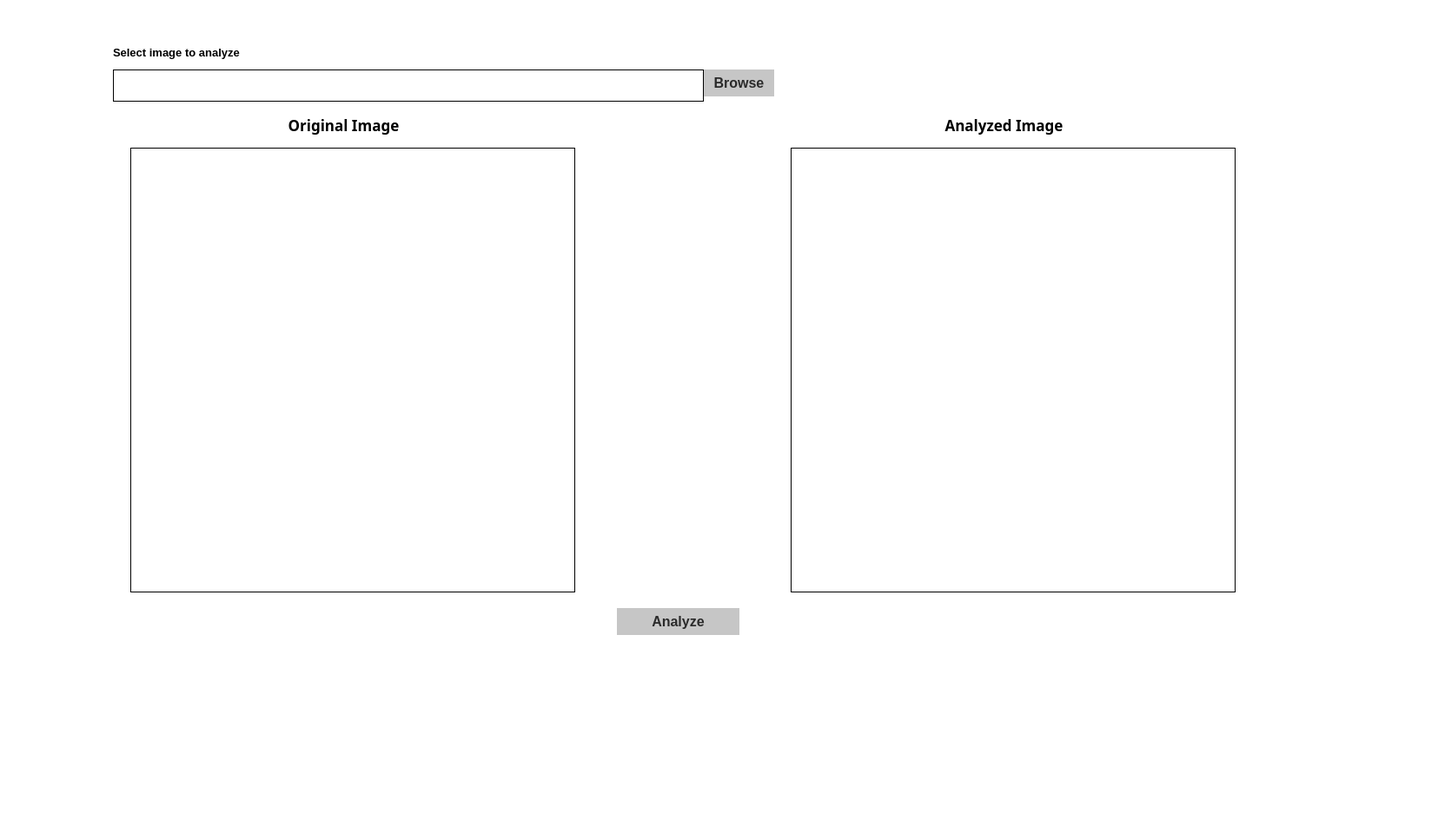
<?xml version="1.0" encoding="UTF-8"?>
<ui version="4.0">
 <class>MainWindow</class>
 <widget class="QMainWindow" name="MainWindow">
  <property name="geometry">
   <rect>
    <x>0</x>
    <y>0</y>
    <width>1655</width>
    <height>967</height>
   </rect>
  </property>
  <property name="minimumSize">
   <size>
    <width>1000</width>
    <height>500</height>
   </size>
  </property>
  <property name="windowTitle">
   <string>Spectral Image Segmentator</string>
  </property>
  <property name="styleSheet">
   <string notr="true">background-color: rgb(45, 45, 45);
background-color: rgb(255, 255, 255);</string>
  </property>
  <widget class="QWidget" name="centralwidget">
   <layout class="QVBoxLayout" name="verticalLayout">
    <property name="spacing">
     <number>0</number>
    </property>
    <property name="leftMargin">
     <number>0</number>
    </property>
    <property name="topMargin">
     <number>0</number>
    </property>
    <property name="rightMargin">
     <number>0</number>
    </property>
    <property name="bottomMargin">
     <number>0</number>
    </property>
    <item>
     <widget class="QFrame" name="Content">
      <property name="frameShape">
       <enum>QFrame::NoFrame</enum>
      </property>
      <property name="frameShadow">
       <enum>QFrame::Raised</enum>
      </property>
      <widget class="QLabel" name="browse_bar">
       <property name="geometry">
        <rect>
         <x>130</x>
         <y>80</y>
         <width>680</width>
         <height>37</height>
        </rect>
       </property>
       <property name="font">
        <font>
         <pointsize>10</pointsize>
        </font>
       </property>
       <property name="styleSheet">
        <string notr="true">border: 1px solid black;</string>
       </property>
       <property name="text">
        <string/>
       </property>
      </widget>
      <widget class="QLabel" name="orig_img_header">
       <property name="geometry">
        <rect>
         <x>290</x>
         <y>130</y>
         <width>211</width>
         <height>28</height>
        </rect>
       </property>
       <property name="sizeIncrement">
        <size>
         <width>0</width>
         <height>0</height>
        </size>
       </property>
       <property name="font">
        <font>
         <family>Avenir</family>
         <pointsize>13</pointsize>
         <weight>75</weight>
         <bold>true</bold>
         <kerning>false</kerning>
        </font>
       </property>
       <property name="text">
        <string>Original Image</string>
       </property>
       <property name="alignment">
        <set>Qt::AlignCenter</set>
       </property>
      </widget>
      <widget class="QLabel" name="browse_header">
       <property name="geometry">
        <rect>
         <x>130</x>
         <y>50</y>
         <width>281</width>
         <height>21</height>
        </rect>
       </property>
       <property name="font">
        <font>
         <pointsize>10</pointsize>
         <weight>75</weight>
         <bold>true</bold>
        </font>
       </property>
       <property name="text">
        <string>Select image to analyze</string>
       </property>
      </widget>
      <widget class="QLabel" name="orig_img">
       <property name="geometry">
        <rect>
         <x>150</x>
         <y>170</y>
         <width>512</width>
         <height>512</height>
        </rect>
       </property>
       <property name="styleSheet">
        <string notr="true">border: 1px solid black;</string>
       </property>
       <property name="text">
        <string/>
       </property>
      </widget>
      <widget class="QPushButton" name="analyze_btn">
       <property name="geometry">
        <rect>
         <x>710</x>
         <y>700</y>
         <width>141</width>
         <height>31</height>
        </rect>
       </property>
       <property name="font">
        <font>
         <pointsize>12</pointsize>
         <weight>75</weight>
         <bold>true</bold>
        </font>
       </property>
       <property name="styleSheet">
        <string notr="true">QPushButton {
	
	color: rgb(42, 42, 42);
	background-color: rgb(198, 198, 198);
	border: 0px solid;
}
QPushButton:hover {
	
	background-color: rgb(134, 134, 134);
}</string>
       </property>
       <property name="text">
        <string>Analyze</string>
       </property>
      </widget>
      <widget class="QLabel" name="anal_img_header">
       <property name="geometry">
        <rect>
         <x>930</x>
         <y>130</y>
         <width>451</width>
         <height>28</height>
        </rect>
       </property>
       <property name="sizeIncrement">
        <size>
         <width>0</width>
         <height>0</height>
        </size>
       </property>
       <property name="font">
        <font>
         <family>Avenir</family>
         <pointsize>13</pointsize>
         <weight>75</weight>
         <bold>true</bold>
         <kerning>false</kerning>
        </font>
       </property>
       <property name="text">
        <string>Analyzed Image</string>
       </property>
       <property name="alignment">
        <set>Qt::AlignCenter</set>
       </property>
      </widget>
      <widget class="QLabel" name="anal_img">
       <property name="geometry">
        <rect>
         <x>910</x>
         <y>170</y>
         <width>512</width>
         <height>512</height>
        </rect>
       </property>
       <property name="styleSheet">
        <string notr="true">border: 1px solid black;</string>
       </property>
       <property name="text">
        <string/>
       </property>
      </widget>
      <widget class="QPushButton" name="browse_btn">
       <property name="geometry">
        <rect>
         <x>810</x>
         <y>80</y>
         <width>81</width>
         <height>31</height>
        </rect>
       </property>
       <property name="font">
        <font>
         <pointsize>12</pointsize>
         <weight>75</weight>
         <bold>true</bold>
        </font>
       </property>
       <property name="styleSheet">
        <string notr="true">QPushButton {
	
	color: rgb(42, 42, 42);
	background-color: rgb(198, 198, 198);
	border: 0px solid;
}
QPushButton:hover {
	
	background-color: rgb(134, 134, 134);
}</string>
       </property>
       <property name="text">
        <string>Browse</string>
       </property>
      </widget>
     </widget>
    </item>
   </layout>
  </widget>
  <widget class="QMenuBar" name="menubar">
   <property name="geometry">
    <rect>
     <x>0</x>
     <y>0</y>
     <width>1655</width>
     <height>21</height>
    </rect>
   </property>
  </widget>
 </widget>
 <resources/>
 <connections/>
</ui>
